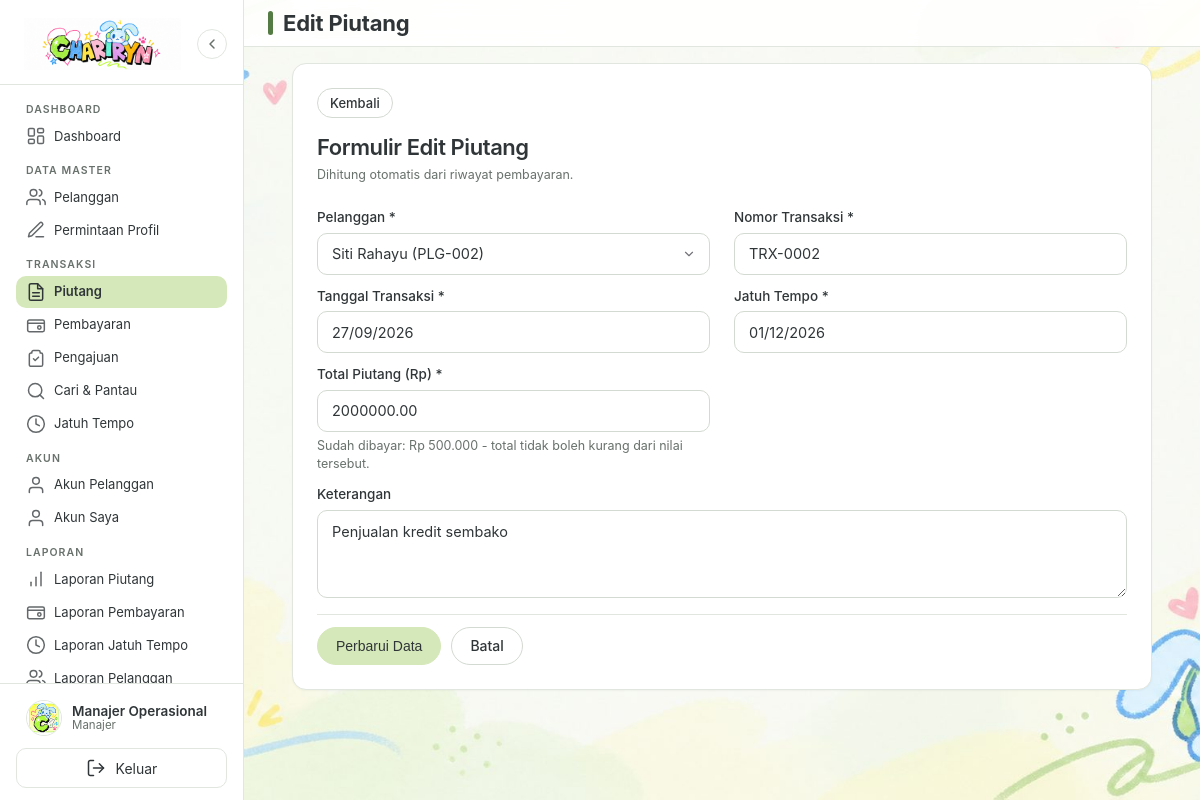
The app's page /piutang/edit.php?id=2 (signed in) with its own data.
### tables this page shows
CREATE TABLE IF NOT EXISTS users (
    id_user INT UNSIGNED NOT NULL AUTO_INCREMENT,
    id_pelanggan INT UNSIGNED NULL,
    username VARCHAR(50) NOT NULL,
    password VARCHAR(255) NOT NULL,
    nama VARCHAR(100) NOT NULL,
    role ENUM('pemilik', 'manajer', 'pelanggan') NOT NULL DEFAULT 'manajer',
    status ENUM('belum aktif', 'aktif', 'nonaktif') NOT NULL DEFAULT 'belum aktif',
    token_aktivasi VARCHAR(64) NULL,
    token_aktivasi_berakhir DATETIME NULL,
    created_at DATETIME NOT NULL DEFAULT CURRENT_TIMESTAMP,
    updated_at DATETIME NOT NULL DEFAULT CURRENT_TIMESTAMP ON UPDATE CURRENT_TIMESTAMP,
    PRIMARY KEY (id_user),
    UNIQUE KEY uq_users_username (username),
    UNIQUE KEY uq_users_pelanggan (id_pelanggan),
    KEY idx_users_role_status (role, status),
    CONSTRAINT fk_users_pelanggan
        FOREIGN KEY (id_pelanggan) REFERENCES pelanggan (id_pelanggan)
        ON DELETE CASCADE ON UPDATE CASCADE
);

CREATE TABLE IF NOT EXISTS piutang (
    id_piutang INT UNSIGNED NOT NULL AUTO_INCREMENT,
    id_pelanggan INT UNSIGNED NOT NULL,
    no_transaksi VARCHAR(30) NOT NULL,
    tanggal_transaksi DATE NOT NULL,
    total_piutang DECIMAL(15,2) NOT NULL,
    jumlah_dibayar DECIMAL(15,2) NOT NULL DEFAULT 0.00,
    sisa_piutang DECIMAL(15,2) NOT NULL,
    jatuh_tempo DATE NOT NULL,
    status ENUM('Belum Lunas', 'Sebagian', 'Lunas', 'Jatuh Tempo') NOT NULL DEFAULT 'Belum Lunas',
    keterangan TEXT NULL,
    created_at DATETIME NOT NULL DEFAULT CURRENT_TIMESTAMP,
    updated_at DATETIME NOT NULL DEFAULT CURRENT_TIMESTAMP ON UPDATE CURRENT_TIMESTAMP,
    PRIMARY KEY (id_piutang),
    UNIQUE KEY uq_piutang_no_transaksi (no_transaksi),
    KEY idx_piutang_pelanggan (id_pelanggan),
    KEY idx_piutang_tanggal (tanggal_transaksi),
    KEY idx_piutang_jatuh_tempo (jatuh_tempo),
    KEY idx_piutang_status (status),
    KEY idx_piutang_status_tempo (status, jatuh_tempo),
    CONSTRAINT fk_piutang_pelanggan
        FOREIGN KEY (id_pelanggan) REFERENCES pelanggan (id_pelanggan)
        ON DELETE RESTRICT ON UPDATE CASCADE
);

CREATE TABLE IF NOT EXISTS pelanggan (
    id_pelanggan INT UNSIGNED NOT NULL AUTO_INCREMENT,
    kode_pelanggan VARCHAR(20) NOT NULL,
    nama_pelanggan VARCHAR(100) NOT NULL,
    alamat TEXT NULL,
    no_hp VARCHAR(20) NULL,
    email VARCHAR(100) NULL,
    status ENUM('aktif', 'nonaktif') NOT NULL DEFAULT 'aktif',
    created_at DATETIME NOT NULL DEFAULT CURRENT_TIMESTAMP,
    updated_at DATETIME NOT NULL DEFAULT CURRENT_TIMESTAMP ON UPDATE CURRENT_TIMESTAMP,
    PRIMARY KEY (id_pelanggan),
    UNIQUE KEY uq_pelanggan_kode (kode_pelanggan),
    KEY idx_pelanggan_nama (nama_pelanggan),
    KEY idx_pelanggan_status (status)
);

### helpers/autentikasi.php (called while the page is built, shortened)
<?php
function userSaatIni(): array
{
    return $_SESSION['user'] ?? [];
}
function roleUser(): string
{
    return (string) ($_SESSION['user']['role'] ?? '');
}
function labelRole(string $role): string
{
    return match ($role) {
        'pemilik' => 'Pemilik',
        'manajer' => 'Manajer',
        'pelanggan' => 'Pelanggan',
        default => 'Pengguna',
    };
}
function urlBerandaSesuaiPeran(): string
{
    return match (roleUser()) {
        'pemilik' => BASE_URL . 'laporan/piutang.php',
        'pelanggan' => BASE_URL . 'portal/index.php',
        default => BASE_URL . 'dashboard/index.php',
    };
}
function cekLogin(): void
{
    $stmt = koneksiDatabase()->prepare(
        'SELECT id_user, username, nama, role, status, id_pelanggan
         FROM users WHERE id_user = :id LIMIT 1'
    );
    $stmt->execute([':id' => (int) $_SESSION['user']['id_user']]);
}
function requireLogin(): void
{
    cekLogin();
}

### helpers/format.php (called while the page is built, shortened)
<?php
function e(?string $nilai): string
{
    return htmlspecialchars((string) $nilai, ENT_QUOTES, 'UTF-8');
}
function formatRupiah($nilai): string
{
    $nilai = round((float) $nilai, 2);
    $desimal = abs($nilai - round($nilai)) < 0.005 ? 0 : 2;
    return 'Rp ' . number_format($nilai, $desimal, ',', '.');
}

### config/database.php (called while the page is built, shortened)
<?php
function koneksiDatabase(): PDO
{
    static $pdo = null;
    if ($pdo instanceof PDO) {
        return $pdo;
    }
    $daftarPort = trim(DB_PORT) !== '' ? [trim(DB_PORT)] : ['3306', '3307'];
    foreach ($daftarPort as $port) {
        $dsn = 'mysql:host=' . DB_HOST . ';port=' . $port . ';dbname=' . DB_NAMA . ';charset=utf8mb4';
        try {
            $pdo = new PDO($dsn, DB_USER, DB_PASSWORD, [
                PDO::ATTR_ERRMODE => PDO::ERRMODE_EXCEPTION,
                PDO::ATTR_DEFAULT_FETCH_MODE => PDO::FETCH_ASSOC,
                PDO::ATTR_EMULATE_PREPARES => false,
            ]);
            return $pdo;
        } catch (PDOException $e) {
            $galat = $e;
        }
    }
    exit;
}

### helpers/otorisasi.php (called while the page is built, shortened)
<?php
function requireManajer(): void
{
    requireLogin();
}

### services/PelangganService.php (called while the page is built, shortened)
<?php
class PelangganService
{
    public static function ambilOpsi(PDO $pdo): array
    {
        return $pdo->query(
            "SELECT id_pelanggan, kode_pelanggan, nama_pelanggan, status
             FROM pelanggan
             ORDER BY nama_pelanggan ASC"
        )->fetchAll();
    }
}

### helpers/validasi.php (called while the page is built, shortened)
<?php
function ambilIdDariGet(): ?int
{
    $id = $_GET['id'] ?? null;
    return (int) $id;
}

### services/PiutangService.php (called while the page is built, shortened)
<?php
class PiutangService
{
    public static function ambil(PDO $pdo, int $id): ?array
    {
        $stmt = $pdo->prepare(
            'SELECT p.*, pl.kode_pelanggan, pl.nama_pelanggan, pl.no_hp, pl.email, pl.alamat
             FROM piutang AS p
             JOIN pelanggan AS pl ON pl.id_pelanggan = p.id_pelanggan
             WHERE p.id_piutang = :id
             LIMIT 1'
        );
        $stmt->execute([':id' => $id]);
        $hasil = $stmt->fetch();
        return $hasil === false ? null : $hasil;
    }
}

### helpers/tanggal.php (called while the page is built, shortened)
<?php
function parseTanggalID(mixed $nilai): ?string
{
    $nilai = trim((string) $nilai);
    if (preg_match('/^(\d{4})-(\d{2})-(\d{2})$/', $nilai, $m) === 1) {
        return checkdate((int) $m[2], (int) $m[3], (int) $m[1]) ? $nilai : null;
    }
    return null;
}
function tampilTanggalID(mixed $nilai): string
{
    $mentah = trim((string) $nilai);
    $parsed = parseTanggalID($mentah);
    return date('d/m/Y', (int) strtotime($parsed));
}

### piutang/edit.php (the view, shortened to what this page needs)
<?php
requireManajer();
$id = ambilIdDariGet();
$pdo = koneksiDatabase();
$piutang = PiutangService::ambil($pdo, $id);
$halaman_aktif = 'piutang';
require_once BASE_PATH . '/includes/kepala.php';
$daftarPelanggan = PelangganService::ambilOpsi($pdo);
$idPelanggan = (int) $piutang['id_pelanggan'];
$noTransaksi = (string) $piutang['no_transaksi'];
$tanggalTransaksi = (string) $piutang['tanggal_transaksi'];
$jatuhTempo = (string) $piutang['jatuh_tempo'];
$total = (string) $piutang['total_piutang'];
$keterangan = (string) ($piutang['keterangan'] ?? '');
?>
<div class="kotak-form">
    <div class="aksi-halaman" style="margin-bottom:var(--spasi-md);">
        <a class="btn btn-netral btn-kecil" href="<?= BASE_URL ?>piutang/detail.php?id=<?= (int) $id ?>">Kembali</a>
    </div>
    <h2>Formulir Edit Piutang</h2>
    <p class="teks-kecil mb-lg">Dihitung otomatis dari riwayat pembayaran.</p>
    <form method="post" action="<?= BASE_URL ?>piutang/edit.php?id=<?= (int) $id ?>" data-anti-ganda>
        <div class="form-grid">
            <div class="kolom">
                <label for="id_pelanggan">Pelanggan *</label>
                <select class="pilih" id="id_pelanggan" name="id_pelanggan" required>
                    <?php foreach ($daftarPelanggan as $p): ?>
                        <option value="<?= (int) $p['id_pelanggan'] ?>" <?= $idPelanggan === (int) $p['id_pelanggan'] ? 'selected' : '' ?><?= ($p['status'] ?? 'aktif') !== 'aktif' ? ' disabled' : '' ?>><?= e($p['nama_pelanggan']) ?> (</option>
                    <?php endforeach; ?>
                </select>
            </div>
            <div class="kolom">
                <label for="no_transaksi">Nomor Transaksi *</label>
                <input class="input" type="text" id="no_transaksi" name="no_transaksi" value="<?= e($noTransaksi) ?>" required>
            </div>
            <div class="kolom">
                <label for="tanggal_transaksi">Tanggal Transaksi *</label>
                <input class="input" type="text" inputmode="numeric" placeholder="dd/mm/yyyy" maxlength="10" data-tanggal-id id="tanggal_transaksi" name="tanggal_transaksi" value="<?= e(tampilTanggalID($tanggalTransaksi)) ?>" required>
            </div>
            <div class="kolom">
                <label for="jatuh_tempo">Jatuh Tempo *</label>
                <input class="input" type="text" inputmode="numeric" placeholder="dd/mm/yyyy" maxlength="10" data-tanggal-id id="jatuh_tempo" name="jatuh_tempo" value="<?= e(tampilTanggalID($jatuhTempo)) ?>" required>
            </div>
            <div class="kolom">
                <label for="total_piutang">Total Piutang (Rp) *</label>
                <input class="input" type="text" inputmode="numeric" id="total_piutang" name="total_piutang" value="<?= e($total) ?>" data-rupiah required>
                <span class="bantuan">Sudah dibayar: <?= e(formatRupiah($piutang['jumlah_dibayar'])) ?> - total tidak boleh kurang dari nilai tersebut.</span>
            </div>
            <div class="kolom" style="grid-column:1 / -1;">
                <label for="keterangan">Keterangan</label>
                <textarea class="textarea" id="keterangan" name="keterangan"><?= e($keterangan) ?></textarea>
            </div>
        </div>
        <div class="form-aksi">
            <button type="submit" class="btn btn-primer">Perbarui Data</button>
            <a class="btn btn-netral" href="<?= BASE_URL ?>piutang/detail.php?id=<?= (int) $id ?>">Batal</a>
        </div>
    </form>
</div>
<?php require_once BASE_PATH . '/includes/footer.php'; ?>

### includes/sidebar.php (shortened to what this page needs)
<?php
function ikonMenu(string $nama): string
{
    $svg = '<svg width="20" height="20" viewBox="0 0 24 24" fill="none" stroke="currentColor" stroke-width="1.8" stroke-linecap="round" stroke-linejoin="round" aria-hidden="true">';
    $isi = match ($nama) {
        'dashboard' => '<rect x="3" y="3" width="7" height="9" rx="1.5"></rect><rect x="14" y="3" width="7" height="5" rx="1.5"></rect><rect x="14" y="12" width="7" height="9" rx="1.5"></rect><rect x="3" y="16" width="7" height="5" rx="1.5"></rect>',
        'pelanggan' => '<path d="M17 21v-2a4 4 0 0 0-4-4H5a4 4 0 0 0-4 4v2"></path><circle cx="9" cy="7" r="4"></circle><path d="M23 21v-2a4 4 0 0 0-3-3.87"></path><path d="M16 3.13a4 4 0 0 1 0 7.75"></path>',
        'pengguna' => '<path d="M20 21v-2a4 4 0 0 0-4-4H8a4 4 0 0 0-4 4v2"></path><circle cx="12" cy="7" r="4"></circle>',
        'piutang' => '<path d="M14 2H6a2 2 0 0 0-2 2v16a2 2 0 0 0 2 2h12a2 2 0 0 0 2-2V8z"></path><polyline points="14 2 14 8 20 8"></polyline><line x1="16" y1="13" x2="8" y2="13"></line><line x1="16" y1="17" x2="8" y2="17"></line>',
        'pembayaran' => '<rect x="2" y="6" width="20" height="14" rx="2"></rect><path d="M2 10h20"></path><circle cx="16" cy="15" r="2"></circle>',
        'jatuh-tempo' => '<circle cx="12" cy="12" r="10"></circle><polyline points="12 6 12 12 16 14"></polyline>',
        'cari' => '<circle cx="11" cy="11" r="8"></circle><line x1="21" y1="21" x2="16.65" y2="16.65"></line>',
        'laporan' => '<line x1="12" y1="20" x2="12" y2="10"></line><line x1="18" y1="20" x2="18" y2="4"></line><line x1="6" y1="20" x2="6" y2="16"></line>',
        'pengajuan' => '<path d="M9 3h6a2 2 0 0 1 2 2v1h1a2 2 0 0 1 2 2v12a2 2 0 0 1-2 2H6a2 2 0 0 1-2-2V8a2 2 0 0 1 2-2h1V5a2 2 0 0 1 2-2z"></path><path d="M9 13l2 2 4-4"></path>',
        'permintaan' => '<path d="M12 20h9"></path><path d="M16.5 3.5a2.12 2.12 0 0 1 3 3L7 19l-4 1 1-4z"></path>',
        'keluar' => '<path d="M9 21H5a2 2 0 0 1-2-2V5a2 2 0 0 1 2-2h4"></path><polyline points="16 17 21 12 16 7"></polyline><line x1="21" y1="12" x2="9" y2="12"></line>',
        default => '',
    };
    return $svg . $isi . '</svg>';
}
function itemMenu(string $ikon, string $label, string $url, string $kunci): string
{
    global $halaman_aktif;
    $aktif = $halaman_aktif === $kunci;
    $aria = $aktif ? ' aria-current="page"' : '';
    return '<a class="item-menu' . ($aktif ? ' aktif' : '') . '"' . $aria . ' href="' . e($url) . '">'
        . ikonMenu($ikon)
        . '<span>' . e($label) . '</span></a>';
}
?>
<?php
$peran_sidebar = roleUser();
$beranda_sidebar = urlBerandaSesuaiPeran();
?>
<aside class="sidebar" id="sidebar">
    <div class="sidebar-logo">
        <a href="<?= e($beranda_sidebar) ?>" aria-label="Beranda CHARIRYN">
            <img class="logo-brand" src="<?= BASE_URL ?>assets/img/chariryn.png" alt="CHARIRYN" width="336" height="112">
        </a>
        <button type="button" class="sidebar-toggle" id="tombolMenu" aria-label="Tutup panel samping" aria-expanded="false" aria-controls="sidebar">
            <svg width="16" height="16" viewBox="0 0 24 24" fill="none" stroke="currentColor" stroke-width="2.2" stroke-linecap="round" stroke-linejoin="round" aria-hidden="true">
                <polyline points="15 18 9 12 15 6"></polyline>
            </svg>
        </button>
    </div>
    <nav class="sidebar-menu" aria-label="Menu utama">
        <?php if ($peran_sidebar === 'pelanggan'): ?>
            <p class="grup-menu">Piutang Saya</p>
            <?= itemMenu('dashboard', 'Dashboard', BASE_URL . 'portal/index.php', 'portal') ?>
            <?= itemMenu('pembayaran', 'Ajukan Pembayaran', BASE_URL . 'portal/pengajuan.php', 'portal-pengajuan') ?>
            <?= itemMenu('pengajuan', 'Status Pengajuan', BASE_URL . 'portal/status-pengajuan.php', 'portal-status') ?>
            <?= itemMenu('pengguna', 'Kelola Akun', BASE_URL . 'portal/akun.php', 'portal-akun') ?>
        <?php else: ?>
            <p class="grup-menu">Dashboard</p>
            <?= itemMenu('dashboard', 'Dashboard', BASE_URL . 'dashboard/index.php', 'dashboard') ?>
            <p class="grup-menu">Data Master</p>
            <?= itemMenu('pelanggan', 'Pelanggan', BASE_URL . 'pelanggan/index.php', 'pelanggan') ?>
            <?= itemMenu('permintaan', 'Permintaan Profil', BASE_URL . 'pelanggan/permintaan.php', 'permintaan-profil') ?>
            <p class="grup-menu">Transaksi</p>
            <?= itemMenu('piutang', 'Piutang', BASE_URL . 'piutang/index.php', 'piutang') ?>
            <?= itemMenu('pembayaran', 'Pembayaran', BASE_URL . 'pembayaran/index.php', 'pembayaran') ?>
            <?= itemMenu('pengajuan', 'Pengajuan', BASE_URL . 'pengajuan/index.php', 'pengajuan') ?>
            <?= itemMenu('cari', 'Cari & Pantau', BASE_URL . 'cari-pantau/index.php', 'cari-pantau') ?>
            <?= itemMenu('jatuh-tempo', 'Jatuh Tempo', BASE_URL . 'jatuh-tempo/index.php', 'jatuh-tempo') ?>
            <p class="grup-menu">Akun</p>
            <?= itemMenu('pengguna', 'Akun Pelanggan', BASE_URL . 'akun-pelanggan/index.php', 'akun-pelanggan') ?>
            <?= itemMenu('pengguna', 'Akun Saya', BASE_URL . 'akun/sandi.php', 'akun') ?>
            <p class="grup-menu">Laporan</p>
            <?= itemMenu('laporan', 'Laporan Piutang', BASE_URL . 'laporan/piutang.php', 'laporan-piutang') ?>
            <?= itemMenu('pembayaran', 'Laporan Pembayaran', BASE_URL . 'laporan/pembayaran.php', 'laporan-pembayaran') ?>
            <?= itemMenu('jatuh-tempo', 'Laporan Jatuh Tempo', BASE_URL . 'laporan/jatuh-tempo.php', 'laporan-jatuh-tempo') ?>
            <?= itemMenu('pelanggan', 'Laporan Pelanggan', BASE_URL . 'laporan/pelanggan.php', 'laporan-pelanggan') ?>
        <?php endif; ?>
    </nav>
<?php
$nama_profil = (string) (userSaatIni()['nama'] ?? 'Pengguna');
$label_role_profil = labelRole($peran_sidebar);
?>
    <div class="sidebar-kaki">
        <div class="profil-ringkas">
            <img class="profil-avatar" src="<?= BASE_URL ?>assets/img/logo.png" alt="" aria-hidden="true" width="36" height="36">
            <div class="profil-info">
                <span class="nama-user"><?= e($nama_profil) ?></span>
                <span class="role-user"><?= e($label_role_profil) ?></span>
            </div>
        </div>
        <form method="post" action="<?= BASE_URL ?>auth/logout.php">
            <button type="submit" class="tombol-keluar">
                <?= ikonMenu('keluar') ?>
                <span>Keluar</span>
            </button>
        </form>
    </div>
</aside>

### records on screen
users: nama "Manajer Operasional"
piutang: id_pelanggan "Siti Rahayu (PLG-002)", no_transaksi "TRX-0002", tanggal_transaksi "27/09/2026", jatuh_tempo "01/12/2026", total_piutang "2000000.00", jumlah_dibayar "Rp 500.000", keterangan "Penjualan kredit sembako"

### other values on screen
$label "Dashboard Pelanggan Permintaan Profil Piutang Pembayaran Pengajuan Cari & Pantau Jatuh Tempo Akun Pelanggan Akun Saya Laporan Piutang Laporan Pembayaran Laporan Jatuh Tempo Laporan Pelanggan"
$label_role_profil "Manajer"
$judul_halaman "Edit Piutang"
